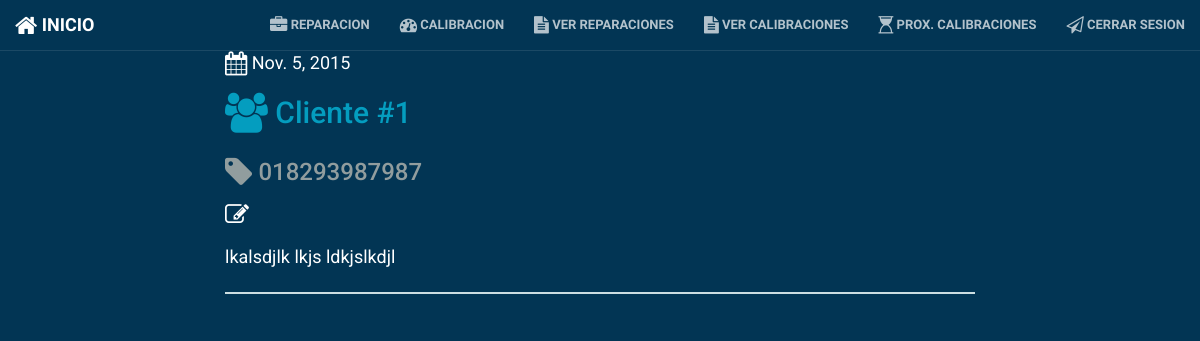
Before: /report_list/ (signed in) with the older database file.
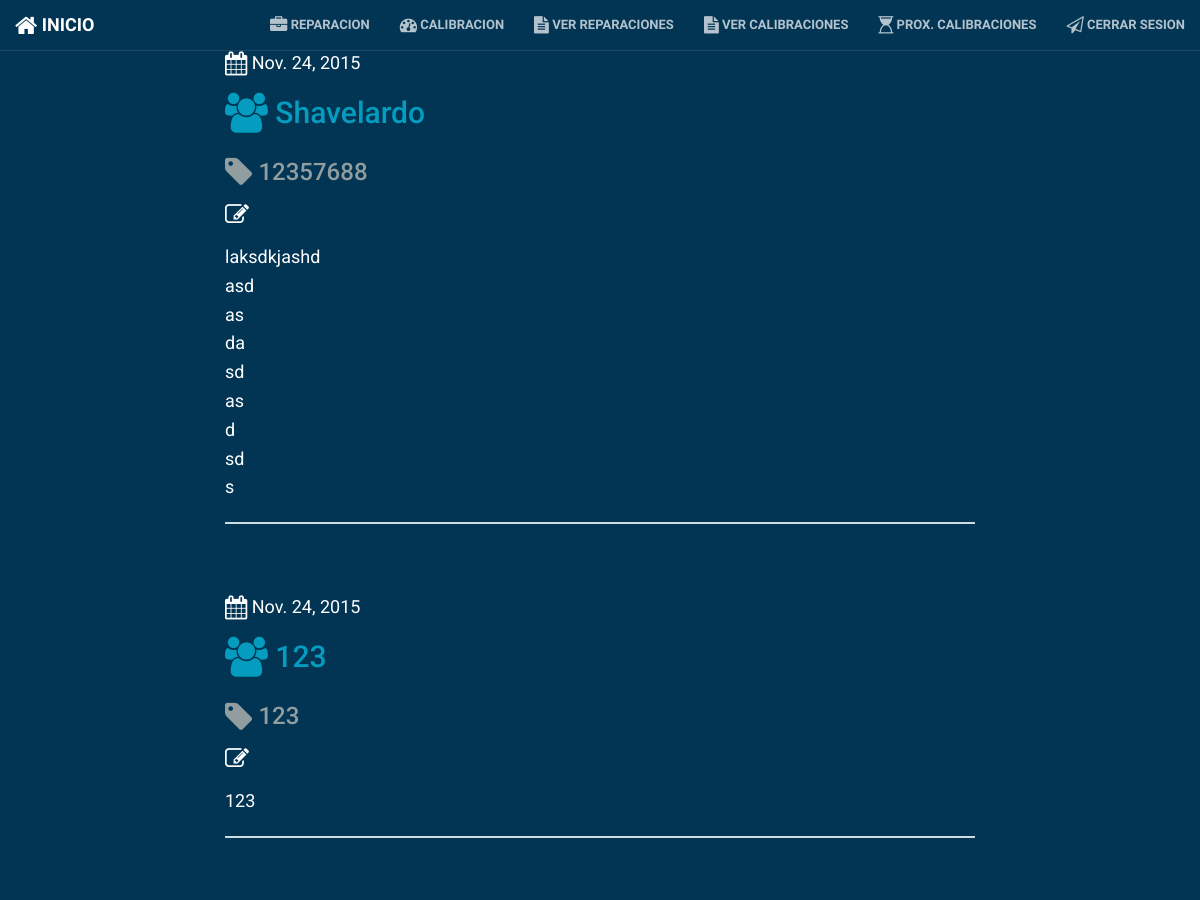
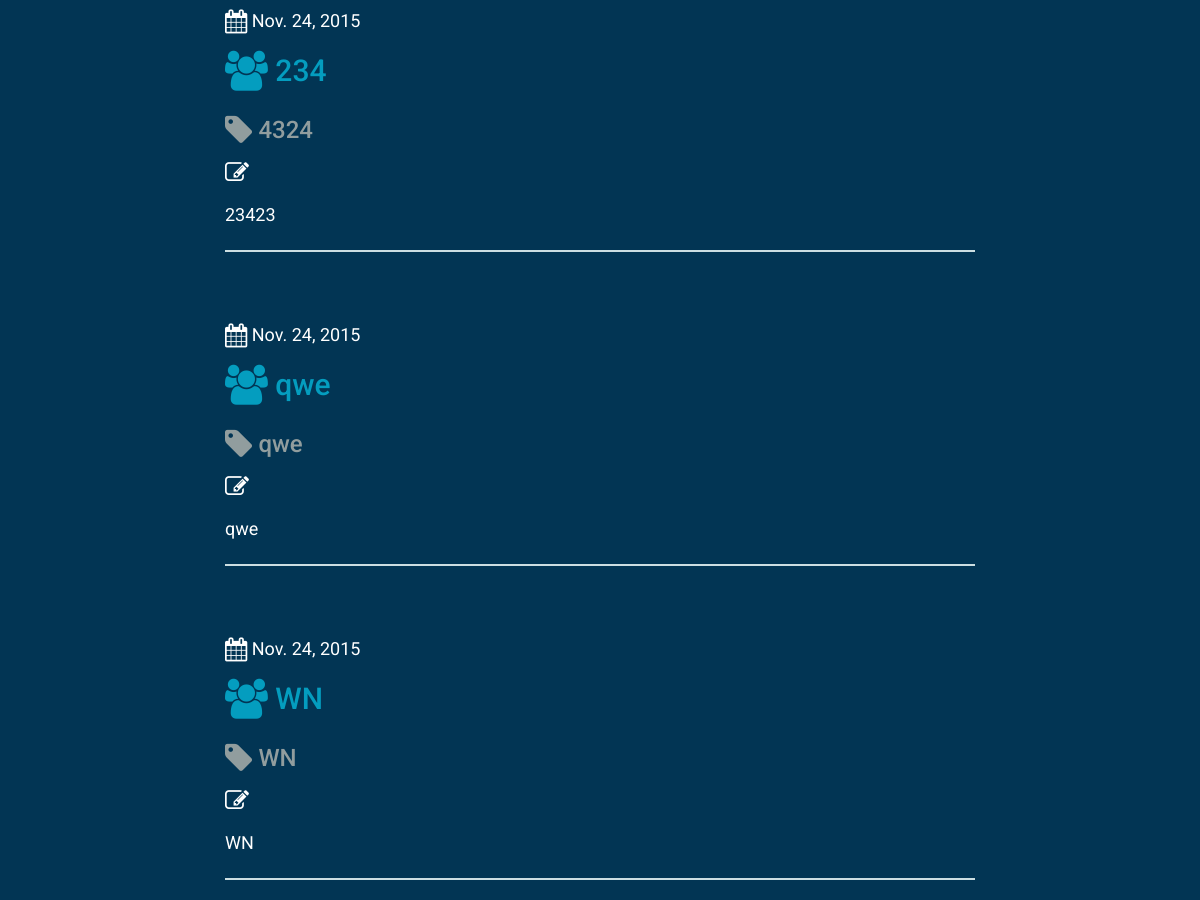
After: the same page with the newer database file (2 pictures, top to bottom).
### reportes/models.py (models this page shows, shortened)
class Reparacion(models.Model):
	fecha = models.DateField('Fecha', default=timezone.now)
	cliente = models.CharField('Cliente', max_length=64, null=True)
	numeroSerie = models.CharField('Numero de Serie', max_length=36)
	nombreTecnico = models.CharField('Tecnico responsable', max_length=80, choices=tecnicos, blank=False, default=tecnicos)
	nombreEncargado = models.CharField('Encargado del area', max_length=80)
	observaciones = models.TextField('observaciones', blank=True, null=True)
	costo = models.DecimalField('Costo (MXN)', max_digits=8, decimal_places=2)
	class Meta:
		verbose_name = "Reparacion"
		verbose_name_plural = "Reparaciones"

### reportes/views.py (the view)
# urls.py: url(r'^report_list/$', views.report_list, name='report_list'),
def report_list(request):
    reparaciones = Reparacion.objects.filter(fecha__lte=timezone.now()).order_by('-fecha')
    return render(request, 'reportes/report_list.html', {'reparaciones': reparaciones})

### reportes/templates/reportes/report_list.html
{% extends "reportes/base.html" %}
{% block content %}
{% if user.is_authenticated %}
    {% for reparacion in reparaciones %}
        <div class="reporte">
            <div class="date"><i class="fa fa-calendar fa-lg"></i>
                {{ reparacion.fecha }}
            </div>
            <h2><a href="{% url "reportes.views.report_detail" pk=reparacion.pk %}"><i class="fa fa-users fa-lg"></i> {{ reparacion.cliente }}</a></h2>
            <h3 class="nserie"><i class="fa fa-tag fa-lg"></i> {{ reparacion.numeroSerie }}</h3>
            <p class="observaciones"><i class="fa fa-pencil-square-o fa-lg"></i> {{ reparacion.observaciones|linebreaks }}</p>
        </div>
        <hr>
    {% endfor %}
{% endif %}
{% endblock content %}

### reportes/templates/reportes/base.html (shortened to what this page needs)
{% load staticfiles %}
<html>
    <head>
        <link rel="stylesheet" href="{% static "css/bootstrap.min.css" %}">
        <link rel="stylesheet" href="{% static "css/bootstrap.css" %}">
        <link rel="stylesheet" href="{% static "css/animate.min.css" %}">
        <link rel="stylesheet" href="{% static "font-awesome/css/font-awesome.min.css" %}">
        <link rel="stylesheet" href="{% static "css/creative.css" %}">
        <link rel="stylesheet" href="https://maxcdn.bootstrapcdn.com/font-awesome/4.4.0/css/font-awesome.min.css">
    </head>
    <body>
    	<nav id="mainNav" class="navbar navbar-default navbar-fixed-top">
        <div class="container-fluid">
            <div class="navbar-header">
                <a class="navbar-brand page-scroll" href="/"><i class="fa fa-home fa-lg"></i> Inicio</a>
            </div>
            <div class="collapse navbar-collapse" id="bs-example-navbar-collapse-1">
                <ul class="nav navbar-nav navbar-right">
                    {% if user.is_authenticated %}
                    <li>
                        <a href="{% url "new_report" %}"><i class="fa fa-briefcase fa-lg"></i> Reparacion</a>
                    </li>
                    <li>
                        <a href="{% url "new_calibration" %}"><i class="fa fa-tachometer fa-lg"></i> Calibracion</a>
                    </li>
                    <li>
                        <a href="{% url "report_list" %}"><i class="fa fa-file-text fa-lg"></i> Ver Reparaciones</a>
                    </li>
                    <li>
                        <a href="{% url "calibration_list" %}"><i class="fa fa-file-text fa-lg"></i> Ver Calibraciones</a>
                    </li>
                    <li>
                        <a href="{% url "calibration_pending" %}"><i class="fa fa-hourglass-1 fa-lg"></i> Prox. Calibraciones</a>
                    </li>
                    <li>
                        <a href="{% url "logout" %}"><i class="fa fa-paper-plane-o fa-lg"></i> Cerrar Sesion</a>
                    </li>
                    {% endif %}
                </ul>
            </div>
        </div>
    </nav>
        <div class="content container">
            <div class="row">
                <div class="col-md-8 col-md-offset-2">
                {% block content %}
                {% endblock %}
                </div>
            </div>
        </div>
    </body>
</html>

### reportes/static/css/creative.css (style rules this page uses)
html, body { width: 100%; height: 100%; }
.reporte { padding-top: 50px; }
.date { color: #fff; font-size: 18px; }
.nserie { color: #919D9E; }
body { font-family: 'Roboto', sans-serif; background-color: #023554; }
hr { max-width: 100%; border-color: #ccdee2; border-width: 2px; }
a { color: #049DBF; -webkit-transition: all .35s; -moz-transition: all .35s; transition: all .35s; }
h1, h2, h3, h4, h5, h6 { font-family: 'Roboto', sans-serif; color: #049DBF; padding-bottom: 10px; }
p { margin-bottom: 20px; font-size: 18px; line-height: 1.6; color: #fff; }
.observaciones { color: #fff; }
.navbar-brand { padding-right: 0px; }
.navbar-default { border-color: rgba(34,34,34,.05); font-family: 'Raleway', sans-serif; background-color: #fff; -webkit-transition: all .35s; -moz-transition: all .35s; transition: all .35s; font-size: 14px; }
.navbar-default .navbar-header .navbar-brand { text-transform: uppercase; font-family: 'Raleway', sans-serif; font-weight: 700; color: #023554; }
.navbar-default .nav > li>a, .navbar-default .nav>li>a:focus { text-transform: uppercase; font-size: 13px; font-weight: 700; color: #049DBF; }
@media (min-width:768px) { .navbar-default { border-color: rgba(255,255,255,.1); background-color: transparent; } }
@media (min-width:768px) { .navbar-default .navbar-header .navbar-brand { color: rgba(255,255,255,.7); } }
@media (min-width:768px) { .navbar-default .nav > li>a, .navbar-default .nav>li>a:focus { color: rgba(255,255,255,.7); } }
body { webkit-tap-highlight-color: #222; }

Changed rows visible on the page:
removed Reparacion: fecha "Nov. 5, 2015", cliente "Cliente #1", numeroSerie "018293987987", observaciones "lkalsdjlk lkjs ldkjslkdjl"
added Reparacion: fecha "Nov. 24, 2015", cliente "Shavelardo", numeroSerie "12357688", observaciones "laksdkjashd asd as da sd as d sd s"
added Reparacion: fecha "Nov. 24, 2015", cliente "123", numeroSerie "123", observaciones "123"
added Reparacion: fecha "Nov. 24, 2015", cliente "234", numeroSerie "4324", observaciones "23423"
added Reparacion: fecha "Nov. 24, 2015", cliente "qwe", numeroSerie "qwe", observaciones "qwe"
added Reparacion: fecha "Nov. 24, 2015", cliente "WN", numeroSerie "WN", observaciones "WN"
